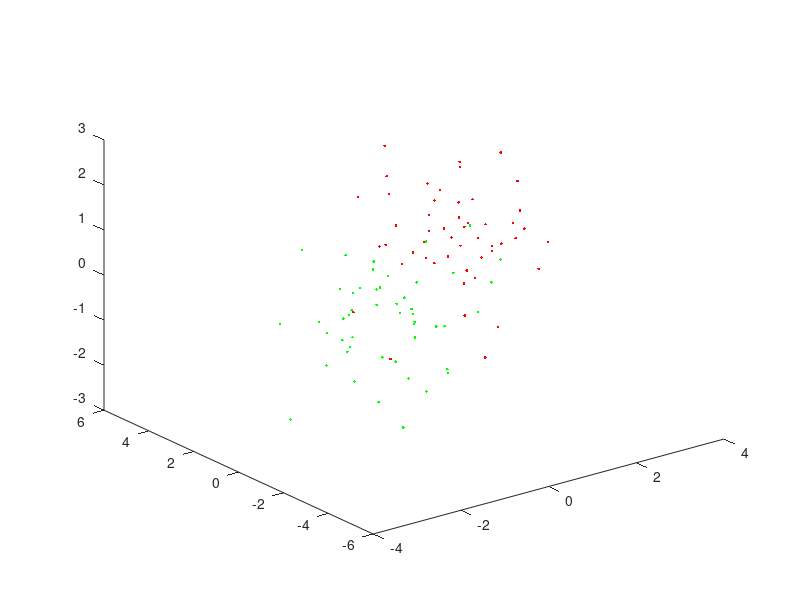

This chart was generated by the following MATLAB code: (Note: this script raises an error after producing the figure.)
clear all;
close all;
mu_1 = [2 2 0]';
mu_2 = [-1 -1 0]';

Ntr = 50;
Nte = 100;

x1 = randn(3,Ntr)+repmat(mu_1,1,Ntr);
x2 = randn(3,Ntr)+repmat(mu_2,1,Ntr);




plot3(x1(1,:), x1(2,:), x1(3,:), 'r.');
hold on;
plot3(x2(1,:), x2(2,:), x2(3,:), 'g.');
pause


x1te = randn(3,Nte)+repmat(mu_1,1,Nte);
x2te = randn(3,Nte)+repmat(mu_2,1,Nte);



% two class case, normalize
m = mean([x1,x2],2);

x1  = x1 - repmat(m,1,Ntr);
x2  = x2 - repmat(m,1,Ntr);

x1te  = x1te - repmat(m,1,Nte);
x2te  = x2te - repmat(m,1,Nte);



u = 3;                          % number of hidden variables
x = [x1, x2]     ;               % training data
x = [x ; ones(1, length(x))]; 
xte = [x1te, x2te]     ;               % training data
xte = [xte ; ones(1, length(xte))]; 
r = 0.1; % learning rate

l = zeros(2, Ntr+Ntr);    % labels
l(1,1:Ntr) = 1;
l(2,Ntr+1:end) = 1;

lte = zeros(2, Nte+Nte);    % labels
lte(1,1:Nte) = 1;
lte(2,Nte+1:end) = 1;

[W1 W2] = mlp( x, l, u );

n = 1;
oldNorm = [1000 ; 1000];
i = 1



while(n > 0.0000001 && i < 10000 )
    i = i +1
    gW1 = zeros(size(W1));
    gW2 = zeros(size(W2));
    
    for dp = 1:size(x,2)
    
        [t, z] = predict(W1, W2, x(:,dp) , @sig, @sig);

        d = output_error(t, l(:,dp));

        gW2 = gW2 + grad_W2( d, z, @sig_grad);
        gW1 = gW1 + grad_W1(d, W1, W2, z, x , @sig_grad);
    end
    gW2 = gW2 / size(x,2);
    gW1 = gW1 / size(x,2);
    
    W2 = W2 - r * gW2;
    W1 = W1 - r * gW1;

    W1 = W1/sqrt(sum(sum(W1.*W1)));
    W2 = W2/sqrt(sum(sum(W2.*W2)));

    oldNorm = oldNorm - [norm(gW1) ; norm(gW2)];
    n = max(oldNorm);
    oldNorm = [norm(gW1) ; norm(gW2)];
    
end


'predictions on training data: '
c = 0;
for i = 1:size(x,2)
    [y, d] = max(predict(W1, W2, x(:,i) , @sig, @sig));
    if(l(d,i))
        c = c + 1;
    end
end

'training error:' 
(Ntr*2 - c)/(Ntr*2)



'predictions on test data: '
c = 0;
for i = 1:size(xte,2)
    [y, d] = max(predict(W1, W2, xte(:,i) , @sig, @sig));
    if(lte(d,i))
        c = c + 1;
    end
end

'test error:' 
(Nte*2 - c)/(Nte*2)


